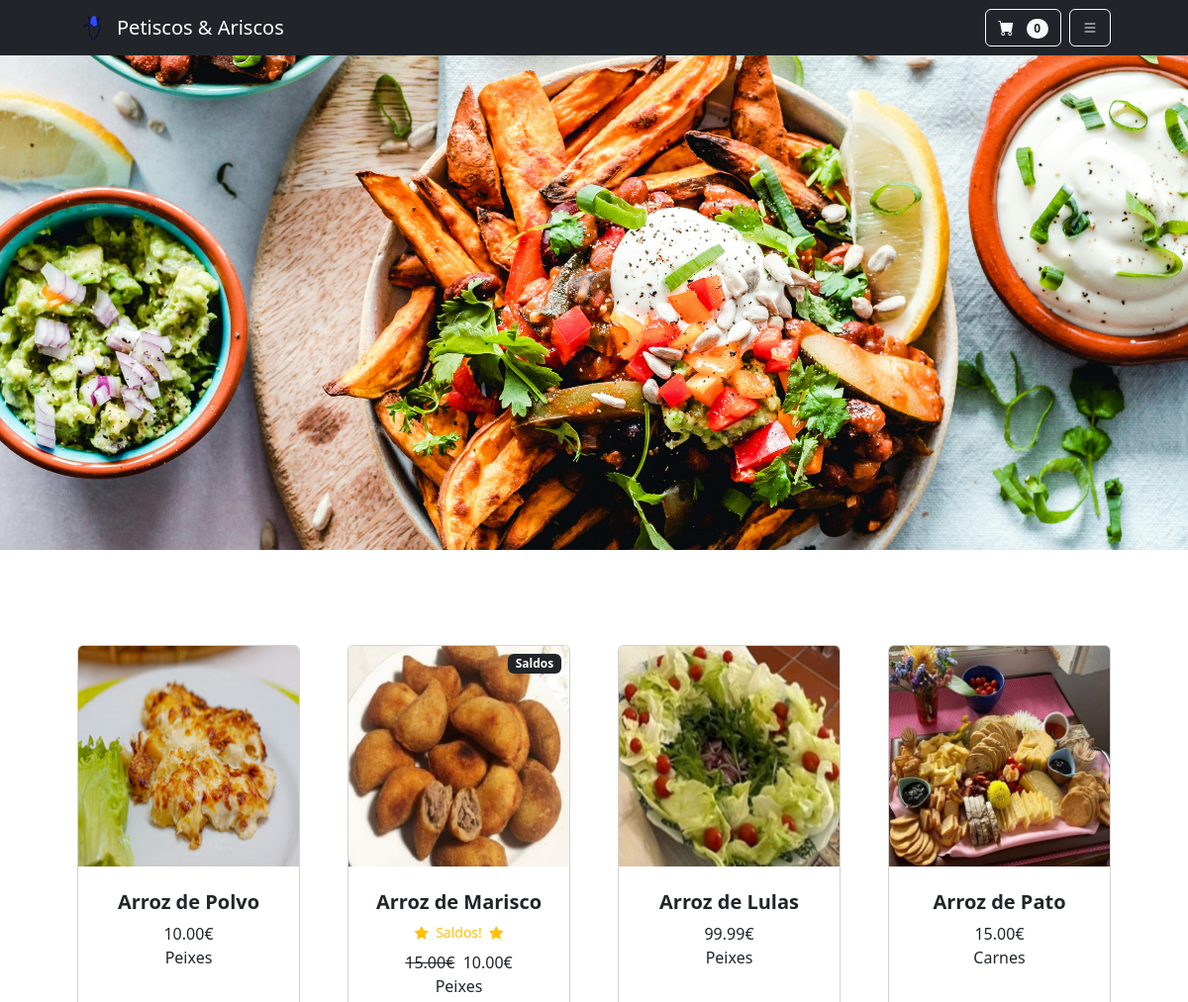
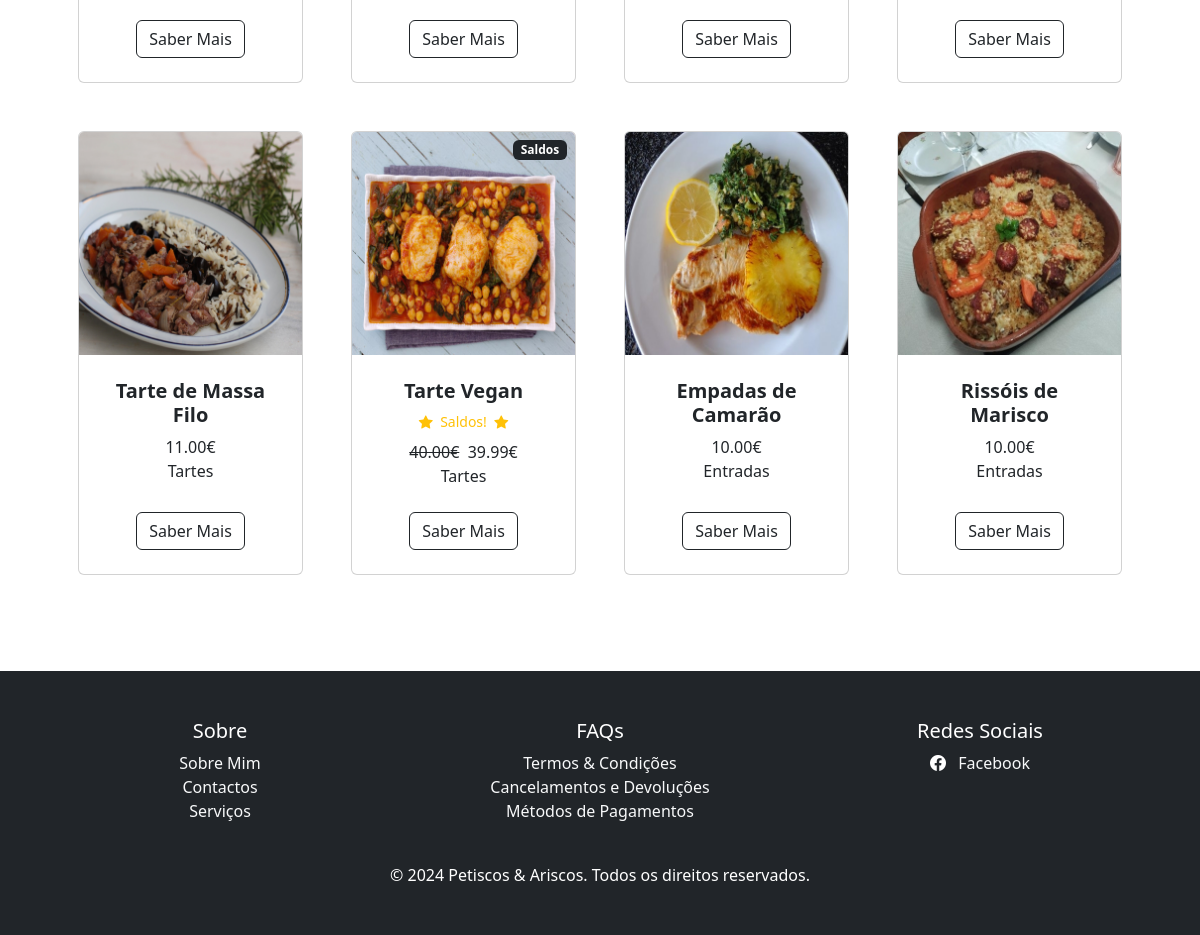
The page / on the database its author committed (2 pictures, top to bottom).
### loja/models.py (models this page shows, shortened)
class Product(models.Model):
	name = models.CharField(max_length=100)
	price = models.DecimalField(default=0, decimal_places=2, max_digits=6)
	category = models.ForeignKey(Category, on_delete=models.CASCADE, default=1)
	description = models.CharField(max_length=250, default='', blank=True, null=True)
	image = models.ImageField(upload_to='uploads/product/')
	is_sale = models.BooleanField(default=False)
	sale_price = models.DecimalField(default=0, decimal_places=2, max_digits=6)

class Category(models.Model):
	name = models.CharField(max_length=50)
	def __str__(self):
		return self.name
	class Meta:
		verbose_name_plural = 'categories'

### loja/views.py (the view)
# urls.py: path('', views.home, name='home'),
def home(request):
    products = Product.objects.all()[:8]  # Limitador inicial
    return render(request, 'home.html', {'products': products})

### carrinho/cart.py (called while the page is built)
	def __len__(self):
		return len(self.cart)

### carrinho/context_processors.py (called while the page is built)
def cart(request):
	return {'cart': Cart(request)}

### loja/templates/home.html
{% extends 'base.html' %}
{% load static %}
{% block content %}
    <section class="header-section" style="background: url('{% static "assets/food_header.jpg" %}') center center/cover no-repeat; height: 500px; width: 100%;">
    </section>
    <section class="py-5">
        <div class="container px-4 px-lg-5 mt-5">
            <div class="row gx-4 gx-lg-5 row-cols-2 row-cols-md-3 row-cols-xl-4 justify-content-center">
                {% for product in products %}
                    {% if product.is_sale %}
                    <div class="col mb-5">
                        <div class="card h-100">
                            <div class="badge bg-dark text-white position-absolute" style="top: 0.5rem; right: 0.5rem">Saldos</div>
                            <img class="card-img-top" src="{{ product.image.url }}" alt="..." />
                            <div class="card-body p-4">
                                <div class="text-center">
                                    <h5 class="fw-bolder">{{ product.name }}</h5>
                                    <div class="d-flex justify-content-center small text-warning mb-2">
                                        <div class="bi-star-fill"></div>
                                        &nbsp;&nbsp;Saldos!&nbsp;&nbsp;
                                        <div class="bi-star-fill"></div>
                                    </div>
                                    <strike>{{ product.price }}€</strike>
                                    &nbsp;{{ product.sale_price }}€
                                    <br/>
                                    {{ product.category }}
                                </div>
                            </div>
                            <div class="card-footer p-4 pt-0 border-top-0 bg-transparent">
                                <div class="text-center">
                                    <a class="btn btn-outline-dark mt-auto" href="{% url 'about_product' product.id %}">Saber Mais</a>
                                </div>
                            </div>
                        </div>
                    </div>
                    {% else %}
                    <div class="col mb-5">
                        <div class="card h-100">
                            <img class="card-img-top" src="{{ product.image.url }}" alt="..." />
                            <div class="card-body p-4">
                                <div class="text-center">
                                    <h5 class="fw-bolder">{{ product.name }}</h5>
                                    {{ product.price }}€
                                    <br/>
                                    {{ product.category }}
                                </div>
                            </div>
                            <div class="card-footer p-4 pt-0 border-top-0 bg-transparent">
                                <div class="text-center">
                                    <a class="btn btn-outline-dark mt-auto" href="{% url 'about_product' product.id %}">Saber Mais</a>
                                </div>
                            </div>
                        </div>
                    </div>
                    {% endif %}
                {% endfor %}
            </div>
        </div>
    </section>
{% endblock %}

### loja/templates/base.html (style rules this page uses)
html, body { height: 100%; margin: 0; }
body { display: flex; flex-direction: column; }

### rows shown on the page
Product: image (picture), name "Arroz de Polvo", price "10.00", category "Peixes"
Product: image (picture), name "Arroz de Marisco", price "15.00", sale_price "10.00", category "Peixes"
Product: image (picture), name "Arroz de Lulas", price "99.99", category "Peixes"
Product: image (picture), name "Arroz de Pato", price "15.00", category "Carnes"
Product: image (picture), name "Tarte de Massa Filo", price "11.00", category "Tartes"
Product: image (picture), name "Tarte Vegan", price "40.00", sale_price "39.99", category "Tartes"
Product: image (picture), name "Empadas de Camarão", price "10.00", category "Entradas"
Product: image (picture), name "Rissóis de Marisco", price "10.00", category "Entradas"

### other values the page prints
{{ cart|length }} "0"
